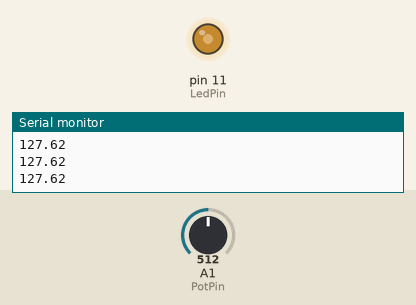
This sketch was run on a simulated Arduino Uno, built with avr-gcc and run on an emulated ATmega328P. On the bench: output pins drawn as LEDs (lit = HIGH), the last lines printed to the serial monitor. Inputs (shaded band) come from the test bench; at power-on: A1 (PotPin) = 512.

Above: at 1.2 s.
1.3 s: A1 (PotPin) set to 716
At 2.3 s:
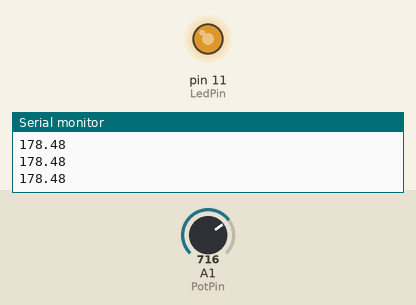
2.8 s: A1 (PotPin) set to 900
At 3.3 s:
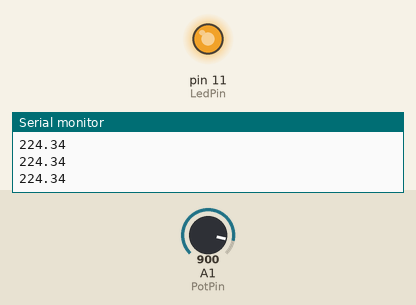
4.3 s: A1 (PotPin) set to 122
At 5.5 s:
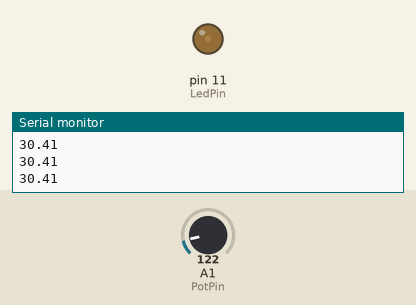
5.8 s: A1 (PotPin) set to 0
At 6.6 s:
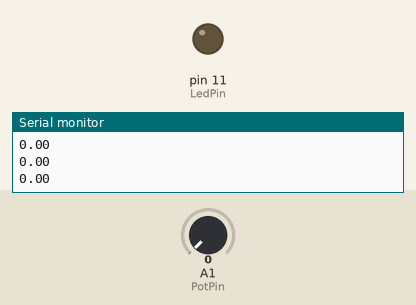
7.3 s: A1 (PotPin) set to 511
At 8.0 s:
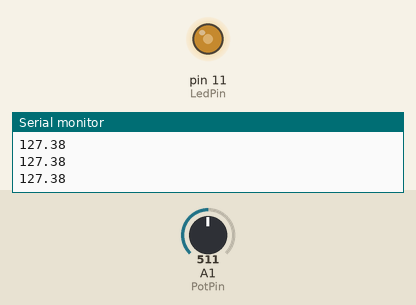
Timing chart, 0 to 9.8 s (numbered marks = the images above; inputs shaded):
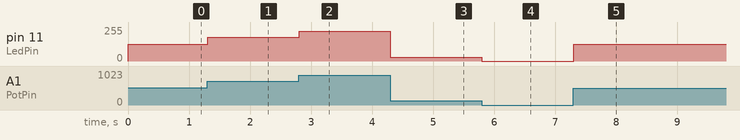

Measured:
- after the input at 1.3 s, pin 11 (LedPin): 127/255 → 178/255 at once
- after the input at 2.8 s, pin 11 (LedPin): 178/255 → 224/255 at once
- after the input at 4.3 s, pin 11 (LedPin): 224/255 → 30/255 at once
- after the input at 5.8 s, pin 11 (LedPin): 30/255 → 0/255 at once
- after the input at 7.3 s, pin 11 (LedPin): 0/255 → 127/255 at once

The sketch:

sketch_dec19a.ino
```cpp
int PotPin = A1;
int PotValue;
int LedPin = 11;
float LedValue;

void setup(){
  pinMode(LedPin, OUTPUT);
  Serial.begin(9600);
}

void loop(){
  PotValue=analogRead(PotPin);
  LedValue = PotValue*(255./1023.);
  analogWrite(LedPin, LedValue);
  Serial.println(LedValue);
}
```
